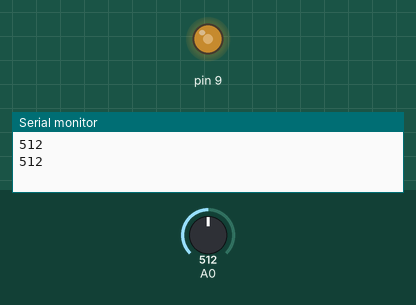
This sketch was run on a simulated Arduino Uno, built with avr-gcc and run on an emulated ATmega328P. Shown: output pins drawn as LEDs (lit = HIGH), the last lines printed to the serial monitor. Inputs (shaded band) come from the test bench; at power-on: A0 = 512.

Above: at 1.8 s.
1.9 s: A0 set to 716
At 2.7 s:
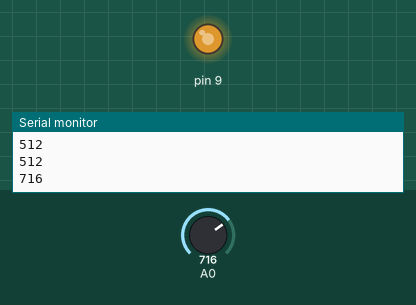
3.5 s: A0 set to 900
At 4.3 s:
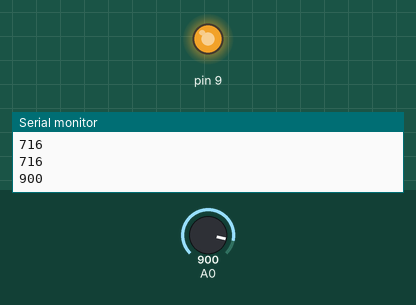
5.5 s: A0 set to 122
At 7.0 s:
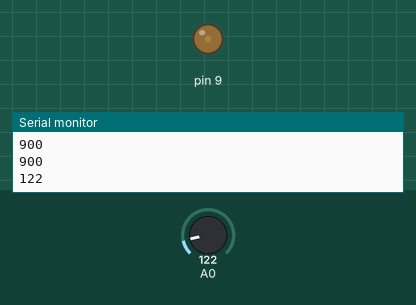
7.5 s: A0 set to 0
At 8.5 s:
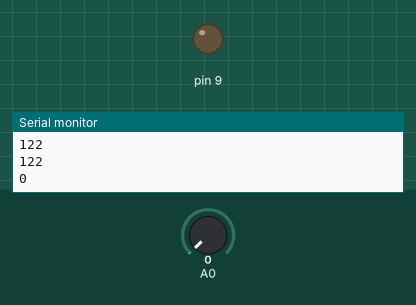
Timing chart, 0 to 10.5 s (numbered marks = the images above; inputs shaded):
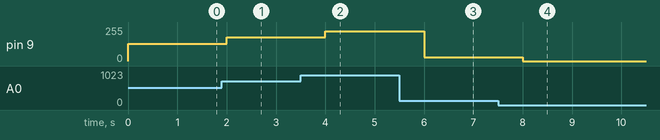

Measured:
- after the input at 1.9 s, pin 9: 128/255 → 179/255 after 0.10 s
- after the input at 3.5 s, pin 9: 179/255 → 225/255 after 0.50 s
- after the input at 5.5 s, pin 9: 225/255 → 30/255 after 0.50 s
- after the input at 7.5 s, pin 9: 30/255 → 0/255 after 0.50 s

The sketch:

ldr_with_multimeter.ino
```cpp
int sensorValue = 0;

void setup()
{
  pinMode(A0, INPUT);
  Serial.begin(9600);

  pinMode(9, OUTPUT);
}

void loop()
{
  sensorValue = analogRead(A0);
  Serial.println(sensorValue);
  analogWrite(9, (sensorValue/4));
  delay(1000);
}
```
